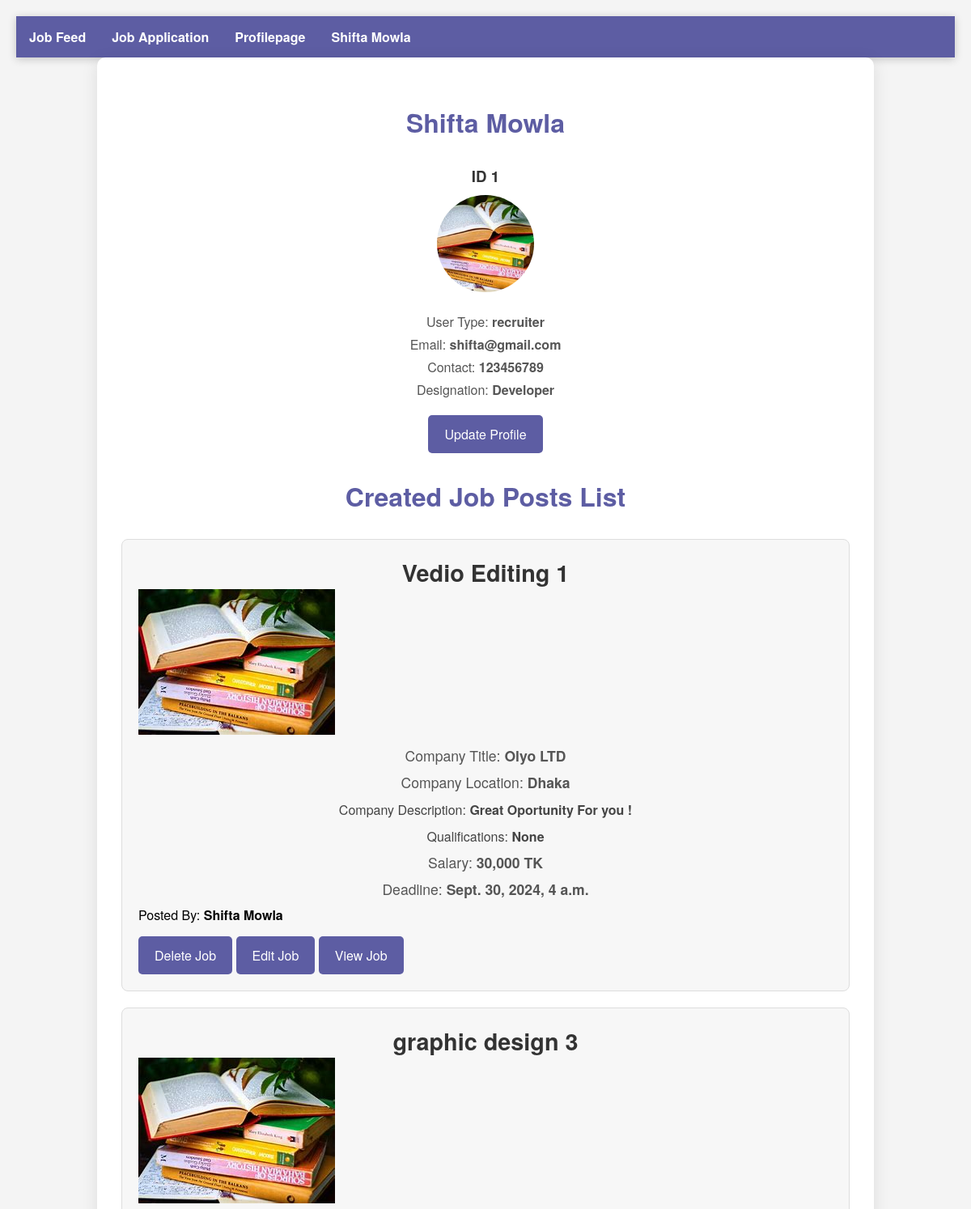
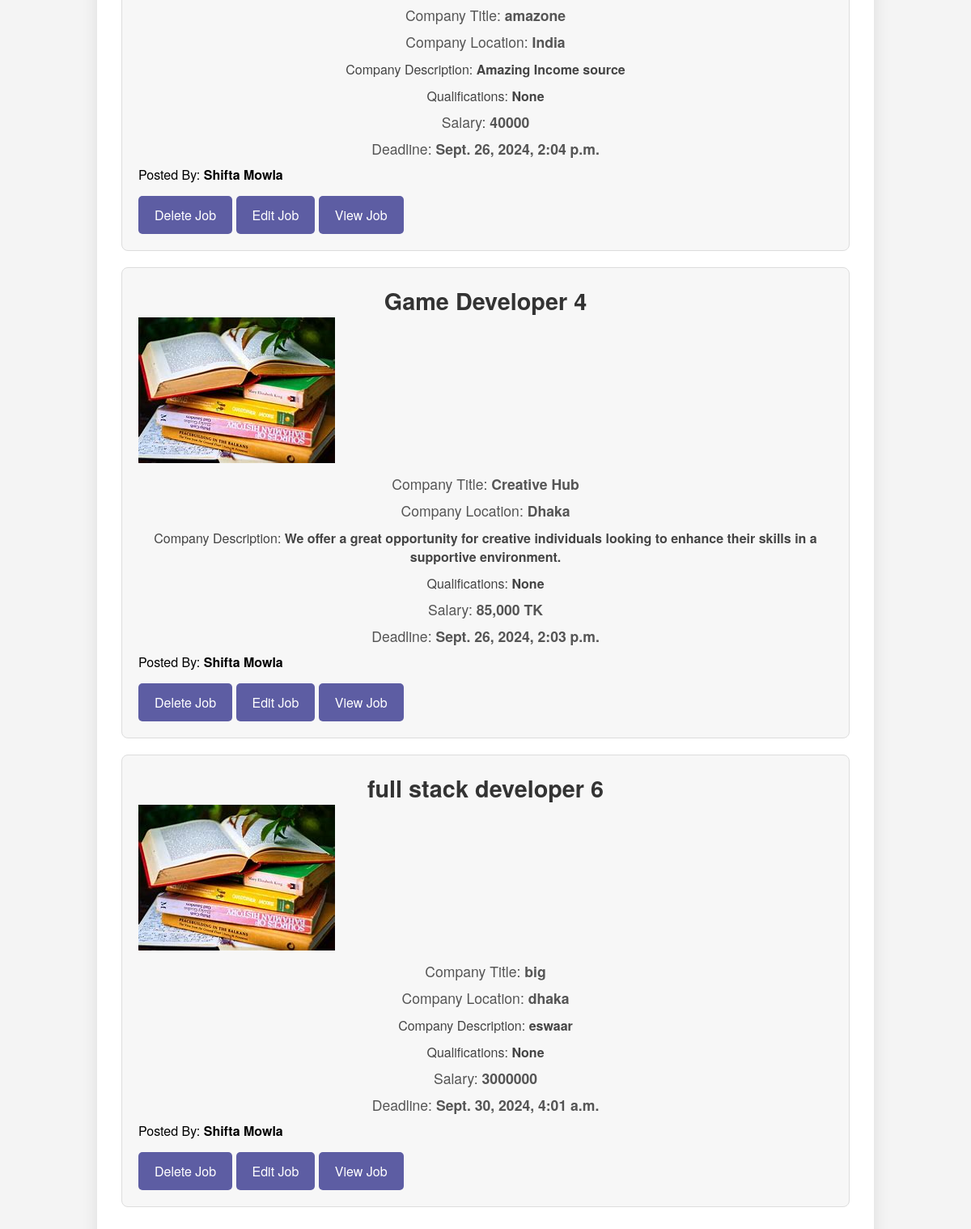
/profilepage/ (signed in), run on the app's committed database (2 pictures, top to bottom).
### myapp/models.py (models this page shows, shortened)
class Custom_user(AbstractUser):
    USER=[
        ('recruiter','Recruiter'),
        ('jobseeker','Jobseeker')
    ]
    Gender=[
        ('male','Male'),
        ('female','Female'),
        ('other','Other')
    ]
    user_type=models.CharField(choices=USER,max_length=100,null=True)
    city=models.CharField(max_length=25, null=True)
    gender=models.CharField(choices=Gender,max_length=100,null=True)
    profile_picture=models.ImageField(upload_to='company_logos/', null=True)

class resume(models.Model):
    user = models.ForeignKey(Custom_user, on_delete=models.CASCADE)
    contact=models.CharField(max_length=100, null=True)
    designation=models.CharField(max_length=100, null=True)
    img=models.ImageField(upload_to='Media/img',null=True)

class JobModel(models.Model):
    JOB_TYPE_CHOICES = [
        ('fulltime', 'Full-time'),
        ('parttime', 'Part-time'),
    ]
    user = models.ForeignKey(Custom_user, on_delete=models.CASCADE)
    job_title = models.CharField(max_length=255, null=True)
    company_type = models.CharField(max_length=10, choices=JOB_TYPE_CHOICES, null=True)
    company_logo = models.ImageField(upload_to='company_logos/', null=True)
    company_name = models.CharField(max_length=255, null=True)
    location = models.CharField(max_length=255, null=True)
    Qualifications = models.CharField(max_length=255, null=True)
    description = models.TextField(null=True)
    salary = models.CharField(max_length=255, null=True)
    posted_on = models.DateField(default=timezone.now, null=True)
    application_deadline = models.DateTimeField(auto_now=True, null=True)

### myproject/views.py (the view)
# urls.py: path('profilepage/', profilepage, name='profilepage'),
@login_required
def profilepage(req):
    current_user=req.user
    Job=JobModel.objects.filter(user=current_user)
    edu=Education_Model.objects.filter(user=current_user)
    exp=Experience_Model.objects.filter(user=current_user)
    resu=resume.objects.filter(user=current_user)
    text={
        'Job':Job,
        'edu':edu,
        'exp':exp,
        'resu':resu,
    }
    return render(req,'profilepage.html',text)

### template/profilepage.html (shortened to what this page needs)
{% extends 'base.html' %}
{% block body %}
<!DOCTYPE html>
<html lang="en">
<head>
</head>
<body>
    <div class="container">
        <h2>{{ user.first_name }} {{ user.last_name }}</h2>
        <div class="profile-info">
            {% for i in resu %}
            <h3>ID {{ user.id }}</h3>
            <div class="logo">
                <img src="/{{ i.img }}" alt="Company Logo">
            </div>
            <p>User Type: <strong>{{ user.user_type }}</strong></p>
            <p>Email: <strong>{{ user.email }}</strong></p>
            <p>Contact: <strong>{{ i.contact }}</strong></p>
            <p>Designation: <strong>{{ i.designation }}</strong></p>
            <a href="{% url 'updateprofile' i.id %}" class="apply-button">Update Profile</a>
            {% endfor %}
        </div>
        {% if request.user.user_type == 'recruiter' %}
        <h2>Created Job Posts List</h2>
        {% for i in Job %}
        <div class="job-post">
            <h2 class="job-title">{{ i.job_title }} {{i.id}}</h2>
            <div class="logo">
                <img src="/{{ i.company_logo }}" alt="Company Logo">
            </div>
            <div class="company">Company Title: <strong>{{ i.company_name }}</strong></div>
            <div class="location">Company Location: <strong>{{ i.location }}</strong></div>
            <div class="description">Company Description: <strong>{{ i.description }}</strong></div>
            <div class="description">Qualifications: <strong>{{ i.Qualifications }}</strong></div>
            <div class="salary">Salary: <strong>{{ i.salary }}</strong></div>
            <div class="application-deadline">Deadline: <strong>{{ i.application_deadline }}</strong></div>
            <div class="user">Posted By: <strong>{{ i.user.first_name }} {{ i.user.last_name }}</strong></div>
            <a href="{% url 'deletejob' i.id %}" class="apply-button">Delete Job</a>
            <a href="{% url 'editjob' i.id %}" class="apply-button">Edit Job</a>
            <a href="{% url 'mainprofile' i.id %}" class="apply-button">View Job</a>
        </div>
        {% endfor %}
        {% endif %}
    </div>
</body>
</html>
{% endblock body %}

### template/base.html (shortened to what this page needs)
<!DOCTYPE html>
<html lang="en">
<head>
</head>
<body>
  <ul>
    <li><a href="{% url 'jobfeed' %}">Job Feed</a></li>
    {% if user.user_type == 'jobseeker' %}
    <li><a href="{% url 'profilepage' %}">Profilepage</a></li>
    {% elif user.user_type == 'recruiter' %}
      <li><a href="{% url 'appliedjob' %}">Job Application</a></li>
      <li><a href="{% url 'profilepage' %}">Profilepage</a></li>
    {% endif %}
      <li class="dropdown">
        <a href="javascript:void(0)" class="dropbtn">{{user.first_name}} {{user.last_name}}</a>
      </li>
  </ul>
{% block body %}
{% endblock body %}
</body>
</html>

### template/base.html (style rules this page uses)
body { background-color: white; font-family: 'Arial', sans-serif; }
ul { list-style-type: none; margin: 0; padding: 0; overflow: hidden; background-color: #5d5da3; box-shadow: 0 2px 10px rgba(0, 0, 0, 0.2); }
li { float: left; }
li a { display: inline-block; color: #FFFFFF; text-align: center; padding: 14px 16px; text-decoration: none; transition: background-color 0.3s, color 0.3s; font-weight: bold; }
li.dropdown { display: inline-block; }

### template/profilepage.html (style rules this page uses)
body { font-family: 'Helvetica Neue', Arial, sans-serif; background-color: #f4f4f4; margin: 0; padding: 20px; }
.container { max-width: 900px; margin: auto; background: #ffffff; padding: 30px; border-radius: 10px; box-shadow: 0 4px 20px rgba(0, 0, 0, 0.1); }
h2 { text-align: center; color: #5d5da3; margin-bottom: 30px; font-size: 2em; }
.profile-info { text-align: center; margin-bottom: 30px; }
.profile-info img { width: 120px; height: 120px; border-radius: 50%; object-fit: cover; margin-bottom: 15px; }
.profile-info h3 { margin: 10px 0; color: #333; }
.profile-info p { color: #555; margin: 5px 0; }
.job-post { border: 1px solid #ddd; padding: 20px; margin-bottom: 20px; border-radius: 8px; background-color: #f7f7f7; transition: box-shadow 0.3s; }
.job-title { font-size: 1.8em; color: #333; margin: 0; text-align: center; }
.company, .location, .salary, .posted-date, .application-deadline { color: #555; margin: 8px 0; font-size: 1.1em; text-align: center; }
.description { margin-top: 10px; color: #444; font-size: 1em; text-align: center; }
.apply-button { display: inline-block; margin-top: 15px; padding: 12px 20px; background-color: #5d5da3; color: white; text-decoration: none; border-radius: 5px; transition: background-color 0.3s, color 0.3s; font-size: 1em; text-align: center; }

### data on the page
Custom_user: first_name "Shifta", last_name "Mowla", id "1", user_type "recruiter", email "shifta@gmail.com"
resume: img (picture), contact "123456789", designation "Developer"
JobModel: job_title "Vedio Editing", id "1", company_logo (picture), company_name "Olyo LTD", location "Dhaka", description "Great Oportunity For you !", Qualifications "None", salary "30,000 TK", application_deadline "Sept. 30, 2024, 4 a.m.", user.first_name "Shifta", user.last_name "Mowla"
JobModel: job_title "graphic design", id "3", company_logo (picture), company_name "amazone", location "India", description "Amazing Income source", Qualifications "None", salary "40000", application_deadline "Sept. 26, 2024, 2:04 p.m.", user.first_name "Shifta", user.last_name "Mowla"
JobModel: job_title "Game Developer", id "4", company_logo (picture), company_name "Creative Hub", location "Dhaka", description "We offer a great opportunity for creative individuals looking to enhance their skills in a supportive environment.", Qualifications "None", salary "85,000 TK", application_deadline "Sept. 26, 2024, 2:03 p.m.", user.first_name "Shifta", user.last_name "Mowla"
JobModel: job_title "full stack developer", id "6", company_logo (picture), company_name "big", location "dhaka", description "eswaar", Qualifications "None", salary "3000000", application_deadline "Sept. 30, 2024, 4:01 a.m.", user.first_name "Shifta", user.last_name "Mowla"
